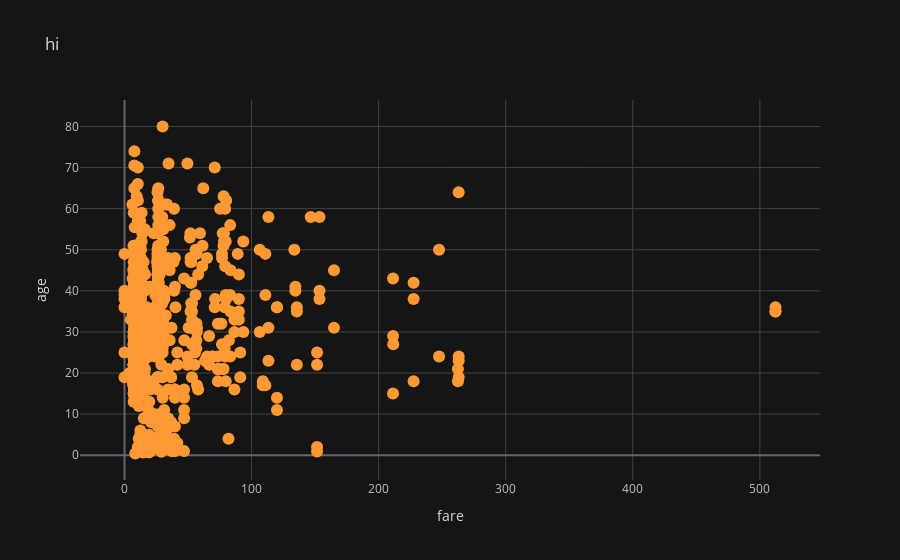

Notebook cell for this chart:
### Code cell
cf.set_config_file(theme='solar')
titanic.iplot(x='fare', y='age', mode='markers' , xTitle ="fare" , yTitle="age", title="hi")

### Figure 1 — Plotly figure (JSON) as saved in the notebook; plotly's stock layout.template omitted (floating-point values rounded to 4 significant figures; data arrays with more than 128 entries replaced by an {"elided": "..."} marker saying what was removed)
{"data": [{"line": {"color": "rgba(255, 153, 51, 1.0)", "dash": "solid", "shape": "linear", "width": 1.3}, "marker": {"size": 12, "symbol": "circle"}, "mode": "markers", "name": "age", "text": "", "type": "scatter", "x": {"elided": "891 float values"}, "y": {"elided": "891 mixed values"}}], "layout": {"legend": {"bgcolor": "#151516", "font": {"color": "#D9D9D9"}}, "paper_bgcolor": "#151516", "plot_bgcolor": "#151516", "title": {"font": {"color": "#D9D9D9"}, "text": "hi"}, "xaxis": {"gridcolor": "#434343", "showgrid": true, "tickfont": {"color": "#C2C2C2"}, "title": {"font": {"color": "#D9D9D9"}, "text": "fare"}, "zerolinecolor": "#666570"}, "yaxis": {"gridcolor": "#434343", "showgrid": true, "tickfont": {"color": "#C2C2C2"}, "title": {"font": {"color": "#D9D9D9"}, "text": "age"}, "zerolinecolor": "#666570"}}}
